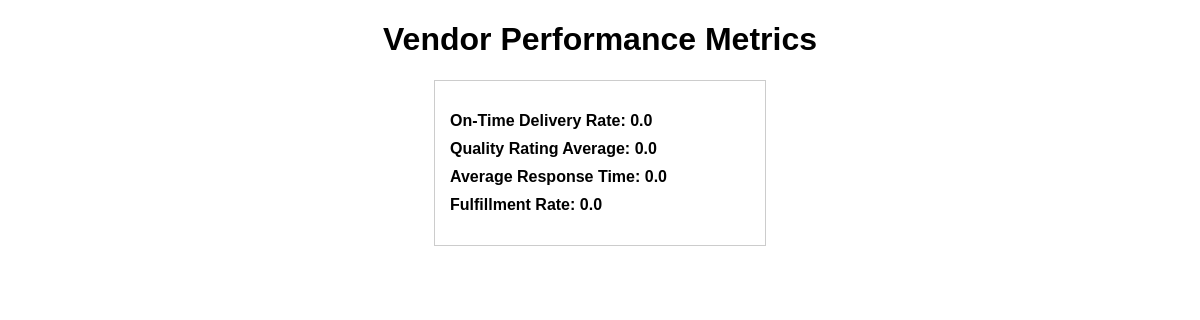
The page /api/vendors/4/performance on the database its author committed.
### vendor/models.py (models this page shows, shortened)
class Vendor(models.Model):
    id=models.AutoField(primary_key=True)
    name = models.CharField(max_length=255)
    contact_details = models.TextField()
    address = models.TextField()
    vendor_code = models.CharField(max_length=50, unique=True)
    on_time_delivery_rate = models.FloatField(default=0.0)
    quality_rating_avg = models.FloatField(default=0.0)
    average_response_time = models.FloatField(default=0.0)
    fulfillment_rate = models.FloatField(default=0.0)

### vendor/views.py (the view)
# urls.py: path("api/vendors/<int:vendor_id>/performance", views.get_vendor_performance, name="get_vendor_performance"),
def get_vendor_performance(request, vendor_id):
    try:
        vendor = Vendor.objects.get(id=vendor_id)
        performance_metrics = {
            'on_time_delivery_rate': vendor.on_time_delivery_rate,
            'quality_rating_avg': vendor.quality_rating_avg,
            'average_response_time': vendor.average_response_time,
            'fulfillment_rate': vendor.fulfillment_rate,
        }
        return render(request, 'performance_metrics.html', {'performance_metrics': performance_metrics})
    except Vendor.DoesNotExist:
        return render(request, 'error.html', {'message': 'Vendor not found'}, status=404)
    except Exception as e:
        return render(request, 'error.html', {'message': str(e)}, status=500)

### vendor/templates/performance_metrics.html (shortened to what this page needs)
<!DOCTYPE html>
<html>
<head>
</head>
<body>
    <h1>Vendor Performance Metrics</h1>
    <div class="performance-metrics">
        <ul>
            <li>On-Time Delivery Rate: {{ performance_metrics.on_time_delivery_rate }}</li>
            <li>Quality Rating Average: {{ performance_metrics.quality_rating_avg }}</li>
            <li>Average Response Time: {{ performance_metrics.average_response_time }}</li>
            <li>Fulfillment Rate: {{ performance_metrics.fulfillment_rate }}</li>
        </ul>
    </div>
</body>
</html>

### vendor/templates/performance_metrics.html (style rules this page uses)
body { font-family: Arial, sans-serif; margin: 20px; }
h1 { text-align: center; }
ul { list-style-type: none; padding-left: 0; }
li { margin-bottom: 10px; }
.performance-metrics { border: 1px solid #ccc; padding: 15px; width: 300px; margin: 0 auto; }
.performance-metrics li { font-weight: bold; }

### rows shown on the page
Vendor: on_time_delivery_rate "0.0", quality_rating_avg "0.0", average_response_time "0.0", fulfillment_rate "0.0"
